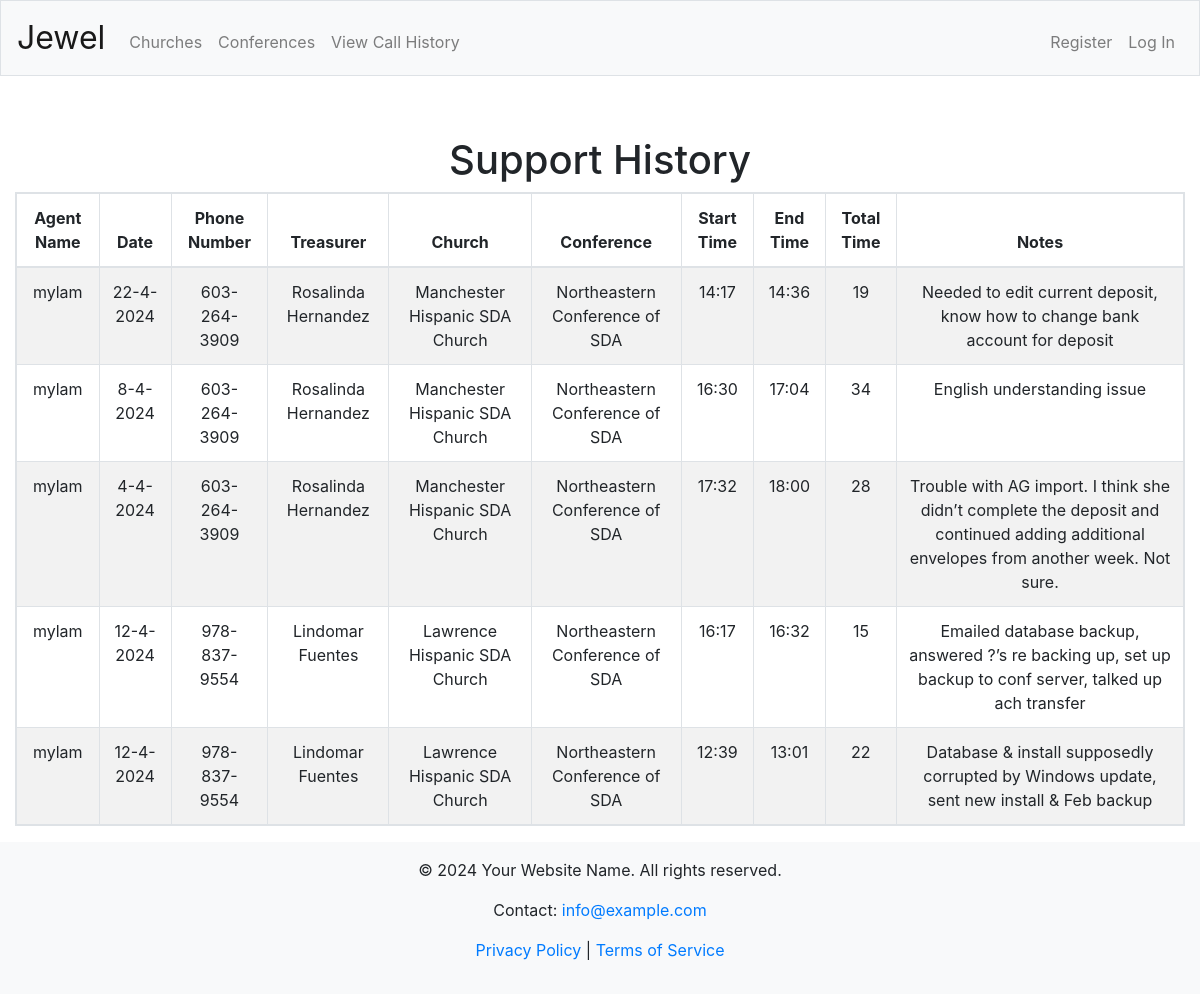
/view-calls, run on the app's committed database.
### tables this page shows
CREATE TABLE SupportCalls (
    id INTEGER PRIMARY KEY AUTOINCREMENT,
    treasurerID INTEGER NOT NULL,
    agentID INTEGER NOT NULL,
    date TEXT,
    startTime TEXT,
    endTime TEXT,
    totalTime TEXT,
    notes TEXT,
    visible INTEGER DEFAULT 1 CHECK (visible IN (0, 1)),
    FOREIGN KEY (treasurerID) REFERENCES Treasurers(id),
    FOREIGN KEY (agentID) REFERENCES Users(id)
);

CREATE TABLE Users (
    id INTEGER PRIMARY KEY AUTOINCREMENT,
    username VARCHAR(20) UNIQUE NOT NULL,
    hash VARCHAR(64) NOT NULL,
    password VARCHAR(50) NOT NULL,
    email TEXT,
    admin INTEGER DEFAULT 0 CHECK (admin IN (0, 1)),
    phone TEXT
);

CREATE TABLE Treasurers (
    id INTEGER PRIMARY KEY AUTOINCREMENT,
    churchID INTEGER NOT NULL,
    name TEXT,
    phoneNumber TEXT,
    email TEXT,
    needSpanish INTEGER DEFAULT 0 CHECK (needSpanish IN (0, 1)), otherContactInfo TEXT,
    FOREIGN KEY (churchID) REFERENCES Churches(id)
);

CREATE TABLE Churches (
    id INTEGER PRIMARY KEY AUTOINCREMENT,
    conferenceID INTEGER NOT NULL,
    name TEXT,
    notes TEXT,
    eAdventistID TEXT UNIQUE,
    FOREIGN KEY (conferenceID) REFERENCES Conferences(id)
);

CREATE TABLE Conferences (
    id INTEGER PRIMARY KEY AUTOINCREMENT,
    name TEXT,
    supported INTEGER DEFAULT 1 CHECK (supported IN (0, 1)),
    eAdventistID TEXT UNIQUE
);

### app.py (the view)
@app.route("/view-calls")
def viewCalls():
    calls = []
    if request.args.get('churchID'):
        calls = dbExecute("""SELECT sc.*,
                            con.name AS conferenceName,
                            ch.name AS churchName,
                            u.username AS agentName,
                            t.name AS treasurerName,
                            t.phoneNumber AS treasurerPhone
                            FROM SupportCalls sc, Conferences con, Churches ch, Treasurers t, users u
                            WHERE ch.conferenceID = con.id AND sc.treasurerID = t.id AND t.churchID = ch.id AND sc.agentID = u.id AND ch.id = ?;""", request.args.get('churchID'))
    else:
        calls = dbExecute("""SELECT sc.*,
                            con.name AS conferenceName,
                            ch.name AS churchName,
                            u.username AS agentName,
                            t.name AS treasurerName,
                            t.phoneNumber AS treasurerPhone
                            FROM SupportCalls sc, Conferences con, Churches ch, Treasurers t, users u
                            WHERE ch.conferenceID = con.id AND sc.treasurerID = t.id AND t.churchID = ch.id AND sc.agentID = u.id;""")
    calls.sort(key=sortByID, reverse=True)
    return render_template("view-calls.html", calls=calls)

### app.py (called while the page is built)
@app.after_request
def after_request(response):
    response.headers["Cache-Control"] = "no-cache, no-store, must-revalidate"
    response.headers["Expires"] = 0
    response.headers["Pragma"] = "no-cache"
    return response

def dbExecute(sqlCode, *args):
    result = None
    if len(args) != 0:
        if type(args[0]) == dict:
            result = db.session.execute(text(sqlCode), args[0])
        else:
            d = {}
            for i in range(len(args)):
                sqlCode = sqlCode.replace("?", ":named" + str(i), 1)
                d["named" + str(i)] = args[i]
            result = db.session.execute(text(sqlCode), d)
    else:
        result = db.session.execute(text(sqlCode))
    try:
        keys = list(result.keys())
        rows = result.fetchall()
        toReturn = []
        for row in rows:
            obj = {}
            for i in range(len(keys)):
                obj[keys[i]] = row[i]
            toReturn.append(obj)
        return toReturn
    except Exception as e:
        db.session.commit()

### helpers.py (called while the page is built)
def sortByID(item):
        return item["id"]

### templates/view-calls.html (shortened to what this page needs)
{% extends "layout.html" %}
{% block main %}
<h1>Support History</h1>
<table id="myTable" class="table table-bordered table-striped table-responsive">
    <thead>
        <tr>
            <th>Agent Name</th>
            <th>Date</th>
            <th>Phone Number</th>
            <th>Treasurer</th>
            <th>Church</th>
            <th>Conference</th>
            <th>Start Time</th>
            <th>End Time</th>
            <th>Total Time</th>
            <th>Notes</th>
        </tr>
    </thead>
    <tbody>
    {% for call in calls %}
        <tr id="call#{{ call.id }}">
            <td>{{ call.agentName }}</td>
            <td>{{ call.date }}</td>
            <td>{{ call.treasurerPhone }}</td>
            <td>{{ call.treasurerName }}</td>
            <td>{{ call.churchName }}</td>
            <td>{{ call.conferenceName }}</td>
            <td>{{ call.startTime }}</td>
            <td>{{ call.endTime }}</td>
            <td>{{ call.totalTime }}</td>
            <td>{{ call.notes }}</td>
        </tr>
    {% endfor %}
    </tbody>
</table>
{% endblock %}

### templates/layout.html (shortened to what this page needs)
<!DOCTYPE html>
<html lang="en">
    <head>
        <link href="/static/styles.css" rel="stylesheet">
        <link href="https://maxcdn.bootstrapcdn.com/bootstrap/4.1.3/css/bootstrap.min.css" rel="stylesheet">
        <link rel="stylesheet" href="https://cdn.datatables.net/2.0.0/css/dataTables.dataTables.min.css">
        <link rel="stylesheet" href="https://code.jquery.com/ui/1.13.1/themes/base/jquery-ui.css">
    </head>
    <body>
        <nav class="navbar navbar-expand-md navbar-light bg-light border">
            <a class="navbar-brand" href="/">Jewel</a>
            <div class="collapse navbar-collapse" id="navbar">
                <ul class="navbar-nav mr-auto mt-2">
                    <li class="nav-item"><a class="nav-link" href="/churches">Churches</a></li>
                    <li class="nav-item"><a class="nav-link" href="/conferences">Conferences</a></li>
                    <li class="nav-item"><a class="nav-link" href="/view-calls">View Call History</a></li>
                </ul>
                {% if session.user_id %}
                    <ul class="navbar-nav ml-auto mt-2">
                        {% if session.warehouse %}
                        <li class="nav-item"><a class="nav-link" href="/inventory">Inventory</a></li>
                        {% endif %}
                        <li class="nav-item"><a class="nav-link" href="/profile">{{session.user_name}}</a></li>
                        <li class="nav-item"><a class="nav-link" href="/logout">Log Out</a></li>
                    </ul>
                {% else %}
                    <ul class="navbar-nav ml-auto mt-2">
                        <li class="nav-item"><a class="nav-link" href="/register">Register</a></li>
                        <li class="nav-item"><a class="nav-link" href="/login">Log In</a></li>
                    </ul>
                {% endif %}
            </div>
        </nav>
        <main class="container">
            {% block main %}{% endblock %}
        </main>
        <footer class="footer mt-auto py-3 bg-light container">
                <p>&copy; 2024 Your Website Name. All rights reserved.</p>
                <p>Contact: <a href="mailto:info@example.com">info@example.com</a></p>
                <p><a href="/privacy-policy">Privacy Policy</a> | <a href="/terms-of-service">Terms of Service</a></p>
        </footer>
    </body>
</html>

### static/styles.css (style rules this page uses)
nav .navbar-brand { font-size: xx-large; }
.navbar { position: fixed; width: 100%; left: 0; top: 0; }
body .container { margin-top: 60px; margin-left: 0px; margin-right: 0px; max-width: none; text-align: center; }
.table { max-width: 100%; overflow-x: auto; }

### data on the page
SupportCalls: agentName "mylam", date "22-4-2024", treasurerPhone "603-264-3909", treasurerName "Rosalinda Hernandez", churchName "Manchester Hispanic SDA Church", conferenceName "Northeastern Conference of SDA", startTime "14:17", endTime "14:36", totalTime "19", notes "Needed to edit current deposit, know how to change bank account for deposit"
SupportCalls: agentName "mylam", date "8-4-2024", treasurerPhone "603-264-3909", treasurerName "Rosalinda Hernandez", churchName "Manchester Hispanic SDA Church", conferenceName "Northeastern Conference of SDA", startTime "16:30", endTime "17:04", totalTime "34", notes "English understanding issue"
SupportCalls: agentName "mylam", date "4-4-2024", treasurerPhone "603-264-3909", treasurerName "Rosalinda Hernandez", churchName "Manchester Hispanic SDA Church", conferenceName "Northeastern Conference of SDA", startTime "17:32", endTime "18:00", totalTime "28", notes "Trouble with AG import. I think she didn’t complete the deposit and continued adding additional envelopes from another week. Not sure."
SupportCalls: agentName "mylam", date "12-4-2024", treasurerPhone "978-837-9554", treasurerName "Lindomar Fuentes", churchName "Lawrence Hispanic SDA Church", conferenceName "Northeastern Conference of SDA", startTime "16:17", endTime "16:32", totalTime "15", notes "Emailed database backup, answered ?’s re backing up, set up backup to conf server, talked up ach transfer"
SupportCalls: agentName "mylam", date "12-4-2024", treasurerPhone "978-837-9554", treasurerName "Lindomar Fuentes", churchName "Lawrence Hispanic SDA Church", conferenceName "Northeastern Conference of SDA", startTime "12:39", endTime "13:01", totalTime "22", notes "Database & install supposedly corrupted by Windows update, sent new install & Feb backup"
